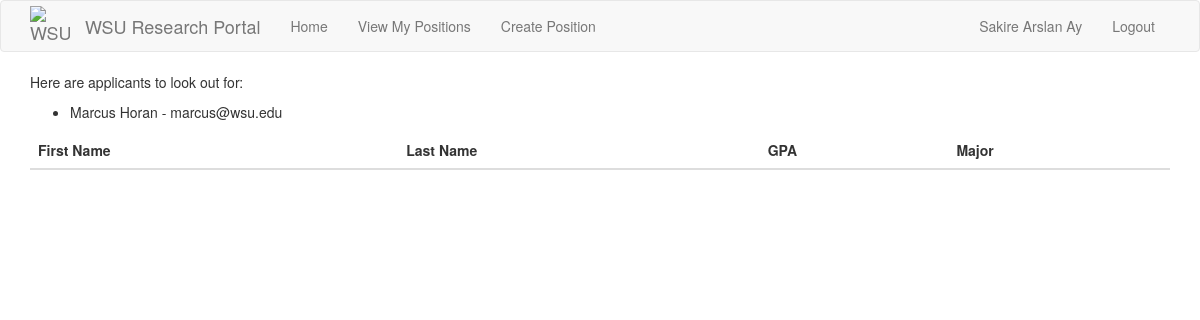
Before: /positions/1/applicants (signed in) with the older database file.
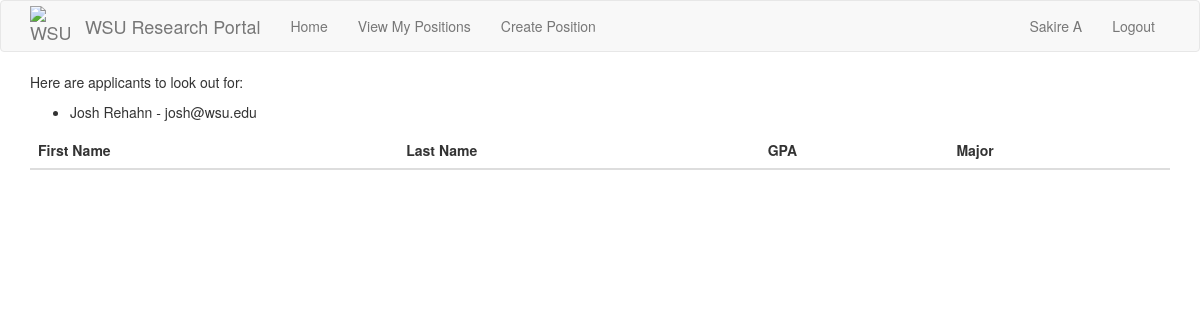
After: the same page with the newer database file.
### src/Model/models.py (models this page shows, shortened)
class User(db.Model, UserMixin):
    __tablename__ = 'user'
    id = db.Column(db.Integer, primary_key=True)
    password_hash = db.Column(db.String(128))
    firstname = db.Column(db.String(100))
    lastname = db.Column(db.String(100))
    email = db.Column(db.String(120),unique = True, index = True)
    phone = db.Column(db.String(11),unique = True)
    user_type = db.Column(db.String(50))
    __mapper_args__ = {
        'polymorphic_identity': 'User',
        'polymorphic_on': user_type
    }

class Student(User, db.Model):
    __tablename__='student'
    id = db.Column(db.ForeignKey("user.id"), primary_key = True)
    wsu_id = db.Column(db.String(15), unique = True)
    major = db.Column(db.String(50))
    gpa = db.Column(db.Integer())
    graduationDate = db.Column(db.String(15))
    experience = db.Column(db.String(500))
    applications = db.relationship('Application', backref='applicant')
    interests = db.relationship('Interest',
                                secondary=studentInterests,
                                primaryjoin=(studentInterests.c.student_id == id),
                                lazy='dynamic',
                                overlaps='studentInterests')
    languages = db.relationship('Language',
                                secondary=studentLanguages,
                                primaryjoin=(studentLanguages.c.student_id == id),
                                lazy='dynamic',
                                overlaps='studentLanguages')
    __mapper_args__ = {
        'polymorphic_identity': 'Student'
    }

### src/Controller/position_routes.py (the view)
@routes.route("/positions/<position_id>/applicants", methods=["GET"]) # View Applicants for current position
def positions_by_id_applicants(position_id):
    position = Position.query.filter_by(id=position_id).first()
    if position is None:
        return render_template("errors/404.html"), 404
    if current_user.user_type != "Professor" or current_user.id != position.professor_id:
        return render_template("errors/403.html"), 403
    applicants = {application:Student.query.filter_by(id=application.student_id).first() for application in position.applications}
    recommended_applicants = []
    required_languages = tuple(language for language in position.languages)
    for student in Student.query.all():
        student_languages = tuple(language for language in student.languages)
        if (student not in recommended_applicants) and all([required_language in student_languages for required_language in required_languages]):
            recommended_applicants.append(student)
    return render_template("Application Pages/applicants.html", recommended_applicants=recommended_applicants, students=applicants, position=position)

### app.py (called while the page is built)
@app.context_processor
def inject_request():
    return dict(request=request)

@app.before_request
def initBD(*args, **kwargs):
    if app.got_first_request:
        db.create_all()
        if Language.query.count() == 0:
            languages = ['Java','C', 'Python', 'C++', 'JavaScript', 'HTML', 'CSS']
            for t in languages:
                db.session.add(Language(name=t))
        db.session.commit()
        if Interest.query.count() == 0:
            interests = ['Software Engineering', 'Artificial intelligence', 'Cyber Security', 'Machine Learning', 'Computer Architecture', 'Data Science']
            for t in interests:
                db.session.add(Interest(name=t))
        db.session.commit()

### src/Model/models.py (called while the page is built)
@login.user_loader
def load_user(id):
    return User.query.get(int(id))

### src/View/templates/Application Pages/applicants.html (shortened to what this page needs)
{% extends "base.html" %}
{% block app_content %}
<div>
    {% if not (recommended_applicants == []) %}
        <p>Here are applicants to look out for:</p>
        <ul>
            {% for student in recommended_applicants %}
                <li><p>{{student.firstname}} {{student.lastname}} - {{student.email}}</p></li>
            {% endfor %}
        </ul>
    {% endif %}
</div>
<div>
    <table class="table">
        <thead>
            <tr>
                <th>First Name</th>
                <th>Last Name</th>
                <th>GPA</th>
                <th>Major</th>
            </tr>
        </thead>
    </table>
</div>
{% endblock %}

### src/View/templates/base.html (shortened to what this page needs)
{% extends 'bootstrap/base.html' %}
{% import 'bootstrap/wtf.html' as wtf %}
{% block navbar %}
    {% include "_navbar.html" %}
{% endblock %}
{% block content %}
    <div class="container">
        {% block app_content %}{% endblock %}
    </div>
{% endblock %}

### src/View/templates/_navbar.html (shortened to what this page needs)
{% block navbar %}
    <nav class="navbar navbar-default">
        <div class="container">
            <div class="navbar-header">
                <a class="navbar-brand" href="{{ url_for('routes.index') }}" style="display: flex; align-items: center;">
                    <img src="{{ url_for('static', filename='wsu-logo.png') }}" alt="WSU Cougarhead" style="width: 40px; height: 40px">
                    <span style="margin-left: 15px;">WSU Research Portal</span>
                </a>
            </div>
            <div class="collapse navbar-collapse" id="bs-example-navbar-collapse-1">
                <ul class="nav navbar-nav">
                        <li {% if request.path == url_for('routes.index') %}class="active"{% endif %}>
                            <a href="{{ url_for('routes.index') }}">Home</a>
                        </li>
                    {% if current_user.user_type == "Professor" %}
                        <li {% if request.path == url_for('positions.positions') %}class="active"{% endif %}>
                            <a href="{{ url_for('positions.positions') }}">View My Positions</a>
                        </li>
                        <li {% if request.path == url_for('positions.create_position') %}class="active"{% endif %}>
                            <a href="{{ url_for('positions.create_position') }}">Create Position</a>
                        </li>
                    {% endif %}
                </ul>
                <ul class="nav navbar-nav navbar-right">
                    {% if current_user.is_anonymous %}
                    <li><a href="{{ url_for('auth.login') }}">Login</a></li>
                    {% else %}
                    <li><a href="{{ url_for('routes.index') }}">{{ current_user.firstname }} {{ current_user.lastname }}</a></li>
                    <li><a href="{{ url_for('auth.logout') }}">Logout</a></li>
                    {% endif %}
                </ul>
            </div>
        </div>
    </nav>
{% endblock %}

Changed rows visible on the page:
changed User "Sakire": lastname "Arslan Ay" → "A"
changed Student: firstname "Marcus" → "Josh"; lastname "Horan" → "Rehahn"; email "marcus@wsu.edu" → "josh@wsu.edu"
